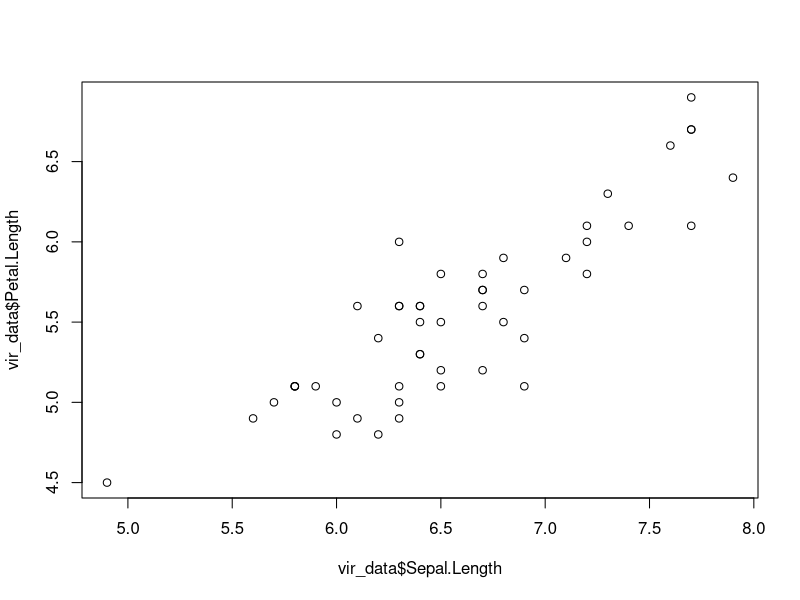
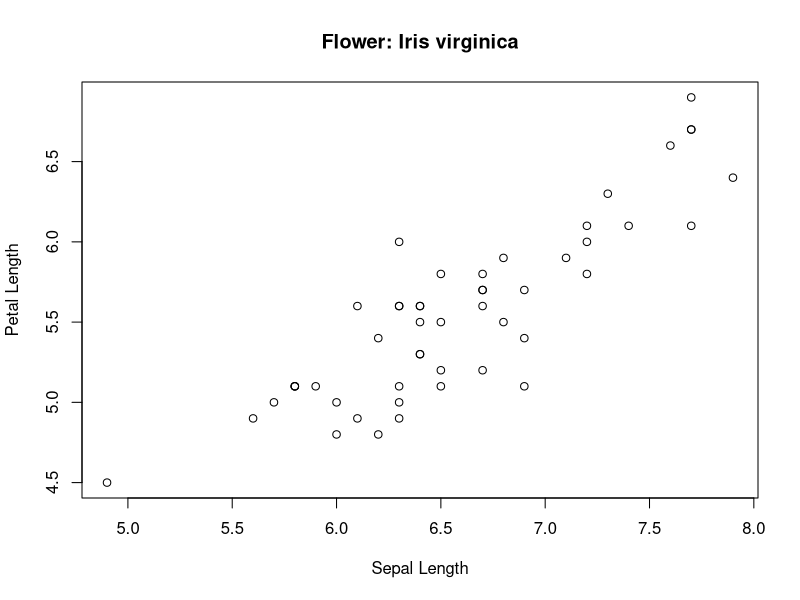
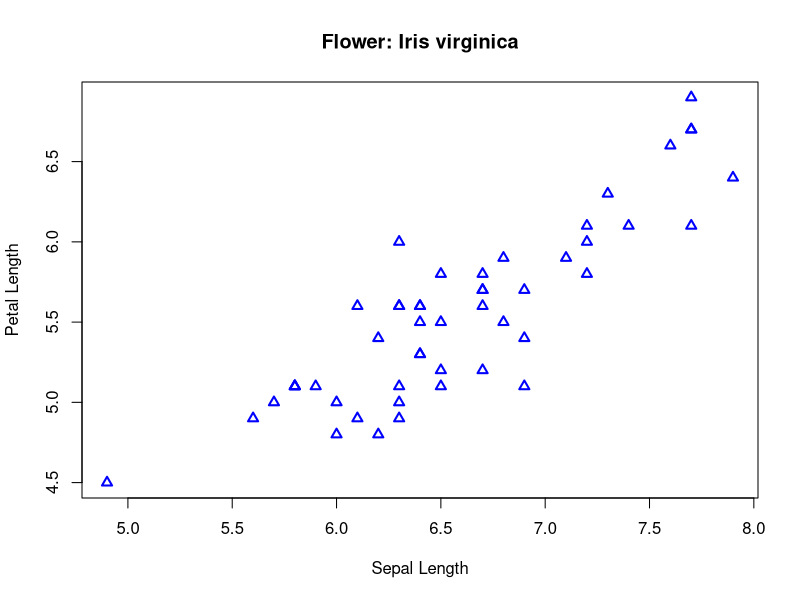
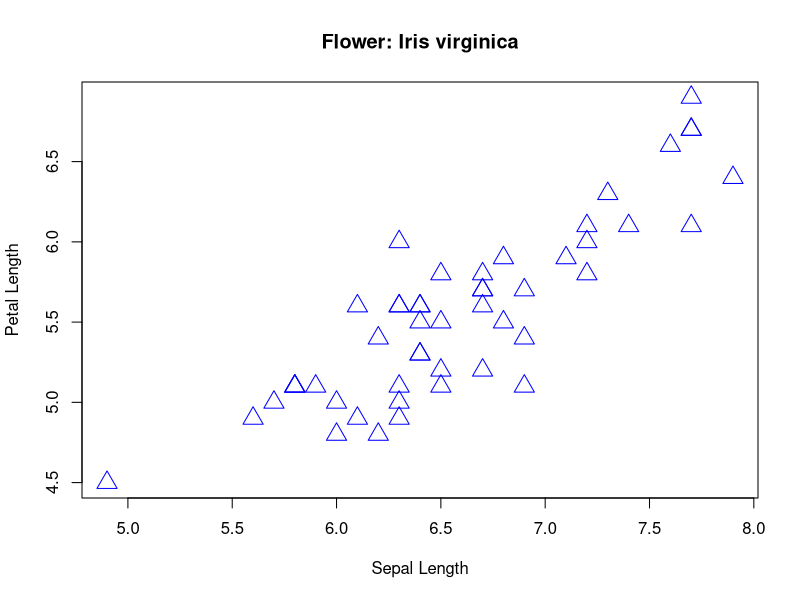

Write R code to recreate these figures, in order.
###################################
# Author: Megan Gelsinger
# Date: 1/25/19
# Title: STSCI 4550 Lab Session 1 
###################################

# We are going to perform a univariate analysis using the "Iris" data set located in R
# If we just type "iris", the data set appears
iris 

# This looks like a data set of multiple variables and observations.  
# To confirm the actual size, we can extract the data set's dimension.
dim(iris) 

# This means, for 150 flowers, we recorded 5 variables worth of information.
# What are these variables?
names(iris) 

# What kinds of variables are these?
class(iris$Species) 
class(iris$Sepal.Length) 

# Hmmm, let's take a closer look at the "Species" column. This is our only categorical variable. 
# What kinds of species are we working with?
levels(iris$Species)

# How many of each type of flower do we have? 
table(iris$Species)

# What if we want to add a new categorical variable to this data, based on what we know? (Hint: HW)
# Let's say we know all Iris' with sepal length greater than 6 are blue.
Color <- vector(length = nrow(iris))
Color[which(iris$Sepal.Length > 6)] <- "blue"
Color[which(iris$Sepal.Length <= 6)] <- "red"

# Is this new variable of the correct class to use in regression?
class(Color)

# Let's correct the class.
Color <- as.factor(Color)

# Okay, now that we know a little bit about our data, let's think about an interesting research 
# question to guid our analysis.  
# RESEARCH QUESTION: What is the relationship between the sepal length and the petal length of 
#                    the Iris virginica?

# We need to pare down our data to only include the "virginica" species
vir_data <- iris[iris$Species == "virginica", ] 
vir_data 

# Now that we have our data, let's take a look at it.  This will give us intuition about the answer
# to our research question which will help us assess if our output makes sense. Mistakes when coding 
# happen, so going into your analysis with some intuition is always helpful!
plot(vir_data$Sepal.Length, vir_data$Petal.Length)

# Let's make the plot a little nicer.
plot(vir_data$Sepal.Length, vir_data$Petal.Length, xlab = "Sepal Length", ylab = "Petal Length", 
     main = "Flower: Iris virginica")

# If you want to go crazy...not recommended for this analysis
plot(vir_data$Sepal.Length, vir_data$Petal.Length, xlab = "Sepal Length", ylab = "Petal Length", 
     main = "Flower: Iris virginica", col = "blue", pch = 2, lwd = 2)
plot(vir_data$Sepal.Length, vir_data$Petal.Length, xlab = "Sepal Length", ylab = "Petal Length", 
     main = "Flower: Iris virginica", col = "blue", pch = 2, cex = 2)

# Now that we have constructed our visual, let's run our actual analysis!
lm(Petal.Length ~ Sepal.Length, data = vir_data)

# We want to retain the output returned from the call to lm().  There is actually more than what
# we just saw! Let's assign the output to a variable.
lm.out <- lm(Petal.Length ~ Sepal.Length, data = vir_data) 

# What else does our output contain?
names(lm.out)

# While there is a lot of information contained in "lm.out," let's focus on answering our research question.
# To get the most important information for answering our question, we will look at the model summary.
summary(lm.out) 
sum.lm.out <- summary(lm.out) 

# The summary lists the coefficient estimates and their standard errors.  What if we are interested
# in confidence intervals for the parameters?
# We can calculate these confidence intervals by hand for 95% and 80%.
c(sum.lm.out$coefficients[1, 1] - (qt(0.975, sum.lm.out$df[2]) * sum.lm.out$coefficients[1,2]), 
  sum.lm.out$coefficients[1, 1] + (qt(0.975, sum.lm.out$df[2]) * sum.lm.out$coefficients[1,2]))
c(sum.lm.out$coefficients[1, 1] - (qt(0.90, sum.lm.out$df[2]) * sum.lm.out$coefficients[1,2]), 
  sum.lm.out$coefficients[1, 1] + (qt(0.90, sum.lm.out$df[2]) * sum.lm.out$coefficients[1,2]))

c(sum.lm.out$coefficients[2, 1] - (qt(0.90, sum.lm.out$df[2]) * sum.lm.out$coefficients[2,2]), 
  sum.lm.out$coefficients[2, 1] + (qt(0.90, sum.lm.out$df[2]) * sum.lm.out$coefficients[2,2]))

# Or, we can use a function. 
confint(lm.out, "(Intercept)", level = 0.95)
confint(lm.out, "(Intercept)", level = 0.80)

confint(lm.out, "Sepal.Length", level = 0.95)
confint(lm.out, "Sepal.Length", level = 0.80)


# Let's say, we think that the petal length depends on more than just the sepal length.  We can add another
# covariate to our model and see if the fit is any better.
# We will assess this fit via an F-test and AIC values. (Hint: HW)
lm.out.2 <- lm(Petal.Length ~ Sepal.Length + Sepal.Width, data = vir_data)

# F-test (via ANOVA)
anova(lm.out, lm.out.2) 

# We can also compare the models via their AIC values. 
# Does the conclusion here match the conclusion from the F-test?
aic.lm.out <- AIC(lm.out)
aic.lm.out
aic.lm.out.2 <- AIC(lm.out.2) 
aic.lm.out.2

# If using a small sample size, correct AIC by using AICc statistic
# I will write my own function for this
AICc <- function(aic, k, n){
  aicc <- aic - ((n + (2 * k))/n) + ((n + k)/(n - k - 2))
  return(aicc)
}
AICc(aic.lm.out, n = 50, k = 2) 
